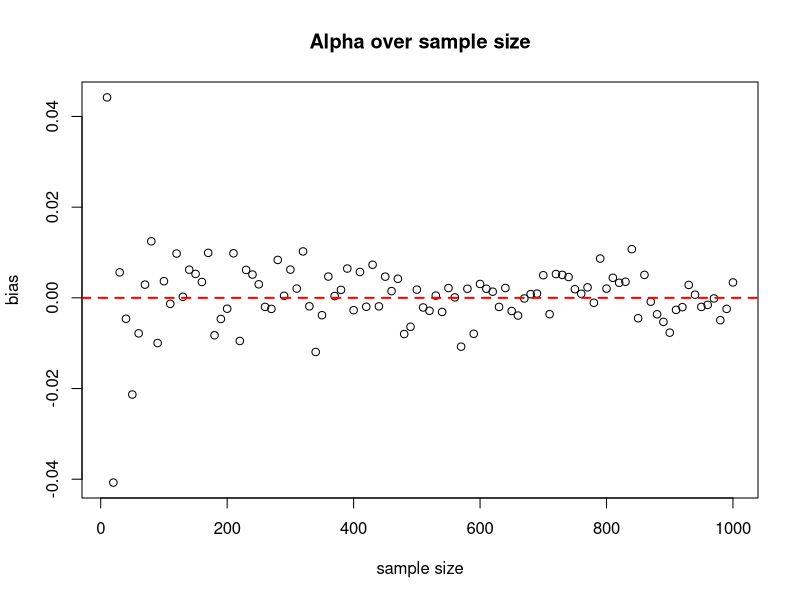
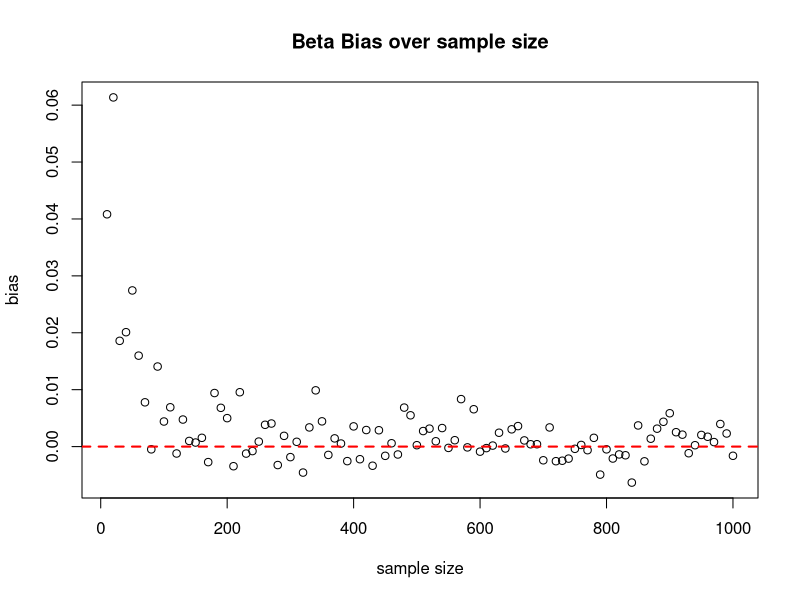
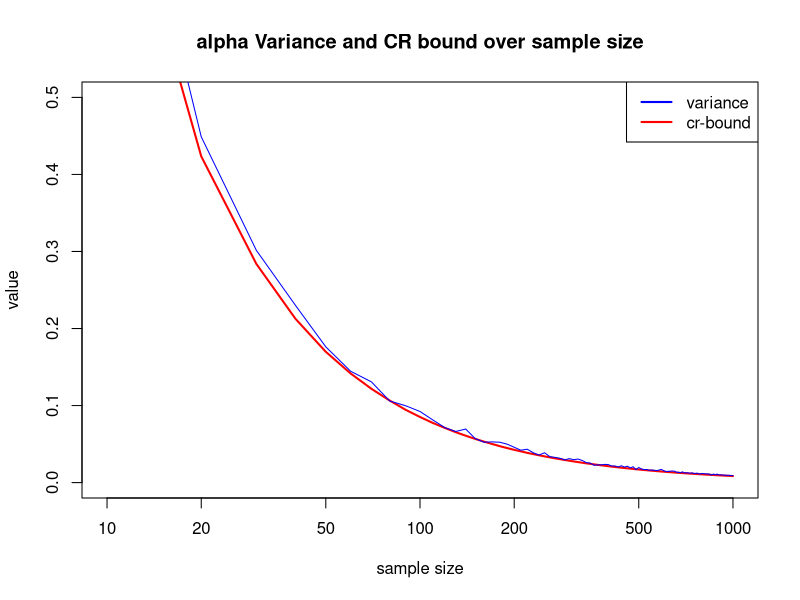
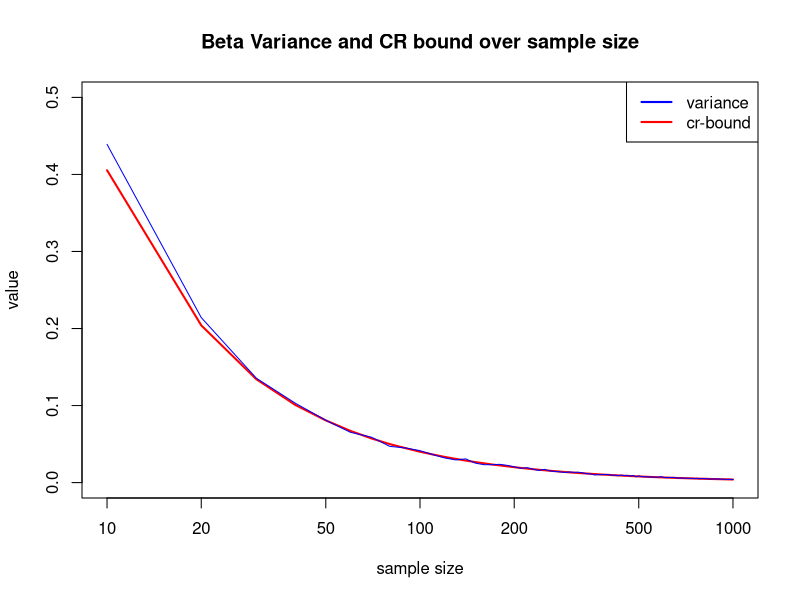
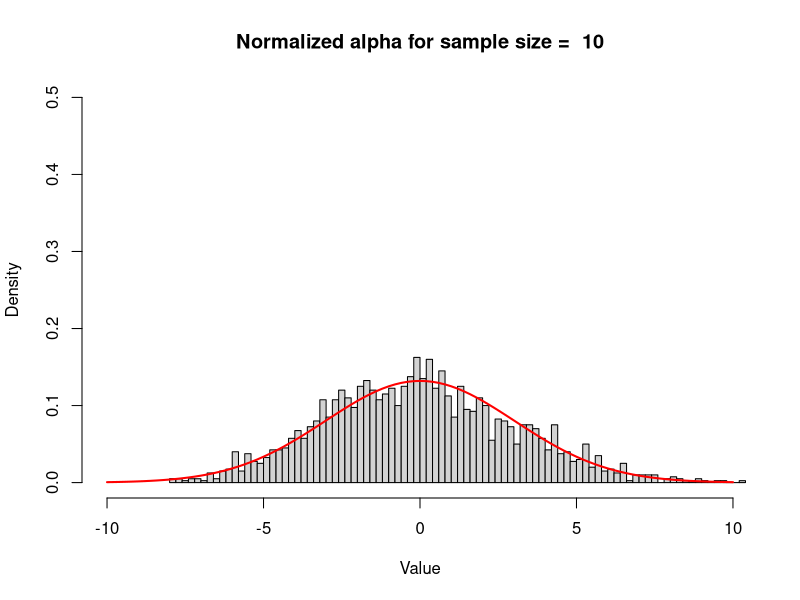
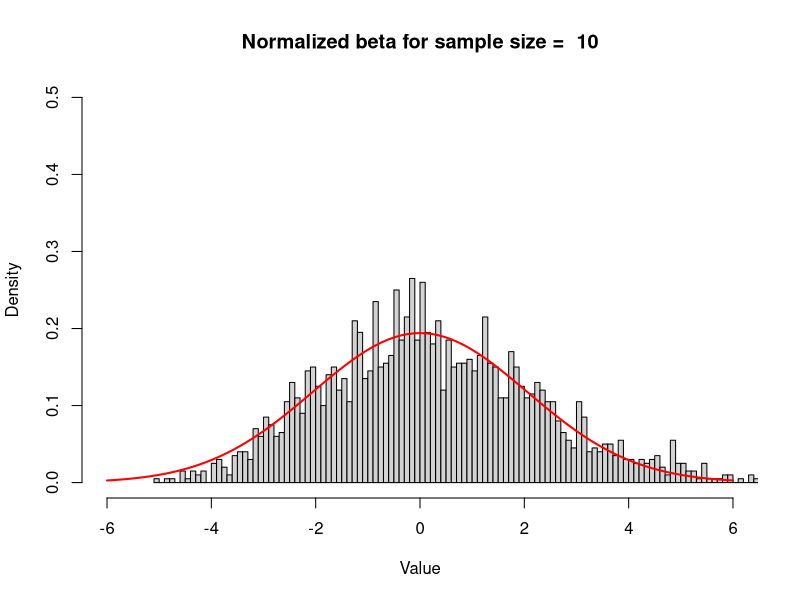
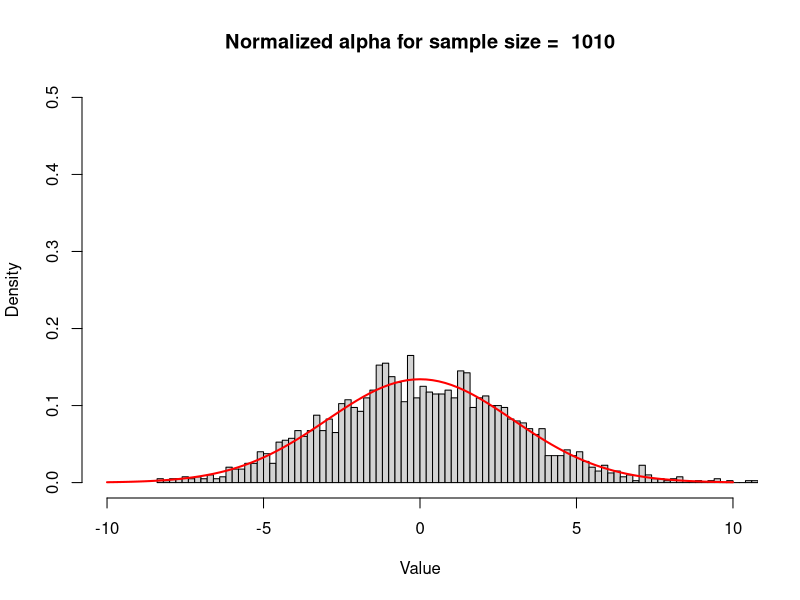
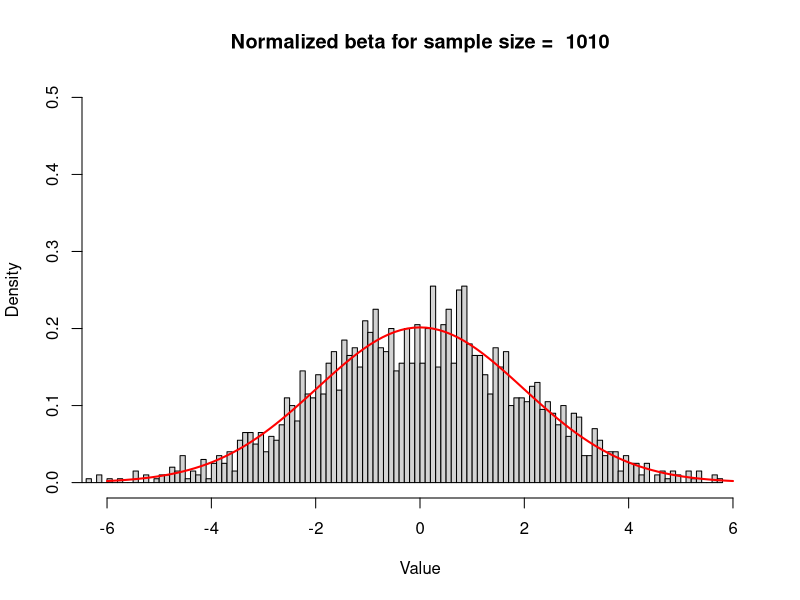

Write R code to recreate these figures, in order.
#### set params of experiment
set.seed(2137)
alpha <- 9
beta <- 6
start <- 10
step <- 10
no_of_steps <- 100
no_of_simulations_in_single_step <- 1000


#### simualte alpha and beta parameters
simulate_bias_and_variance <- function(alpha, beta, sample_size){
  
  # 1. calculate maximum likelihood estimator
  # according to wikipedia estimator of alpha = sample_mean of x * beta
  alpha_estimators = c()
  beta_estimators = c()
  for (i in 1:no_of_simulations_in_single_step){
    random_sample <- rgamma(sample_size, shape=alpha, rate=beta)

    alpha_estimator <- mean(random_sample) * beta
    alpha_estimators <- c(alpha_estimators, alpha_estimator)
    
    beta_estimator <- alpha / mean(random_sample) 
    beta_estimators <- c(beta_estimators, beta_estimator)
  }
  final_alpha_est <- mean(alpha_estimators)
  final_beta_est <- mean(beta_estimators)
  
  # 2. calculate biases
  alpha_bias <- final_alpha_est - alpha
  beta_bias <- final_beta_est - beta
  
  # 3. calculate cr bound
  fisher_inf_alpha <- trigamma(final_alpha_est)
  cr_bound_alpha <- 1 / (sample_size * fisher_inf_alpha)
  
  fisher_inf_beta <- alpha / final_beta_est^2
  cr_bound_beta <- 1 / (sample_size * fisher_inf_beta)
  
  # 4. calculate variance
  variance_alpha <- mean((alpha_estimators - alpha)^2)
  variance_beta <- mean((beta_estimators - beta)^2)
  
  return (c(sample_size, final_alpha_est, final_beta_est, alpha_bias, beta_bias, variance_alpha, variance_beta, cr_bound_alpha, cr_bound_beta))
}

column_names <- c("sample_size", 'final_alpha_est', 'final_beta_est', 'alpha_bias', 'beta_bias', 'variance_alpha', 'variance_beta', 'cr_bound_alpha', 'cr_bound_beta')
results <- data.frame(matrix(ncol = length(column_names), nrow = 0))
colnames(results) <- column_names

for (i in 1:no_of_steps){
  sample_size <- start + step * (i-1)
  result <- simulate_bias_and_variance(alpha, beta, sample_size)

  result <- as.data.frame(t(result))
  colnames(result) <- column_names
  results <- rbind(results, result)
}

# plot bias
plot(results$alpha_bias ~ results$sample_size,
    main = 'Alpha over sample size', xlab = 'sample size', ylab = 'bias')
abline(h = 0, col = 'red', lty=2, lwd=2)

plot(results$beta_bias ~ results$sample_size,
     main = 'Beta Bias over sample size', xlab = 'sample size', ylab = 'bias')
abline(h = 0, col = 'red', lty=2, lwd=2)

# plot cr-bound and variance
plot(
  results$cr_bound_alpha ~ results$sample_size,
  main = 'alpha Variance and CR bound over sample size',
  xlab = 'sample size', ylab = 'value',
  type = 'l', col = 'red', lwd = 2, ylim=c(0, 0.5), log = 'x'
)
lines(results$sample_size, results$variance_alpha, col='blue', lwd = 1)
legend(
  x = 'topright', c('variance', 'cr-bound'), col = c('blue', 'red'),
  lty=c(1, 1), lwd = 2
)

plot(
  results$cr_bound_beta ~ results$sample_size,
  main = 'Beta Variance and CR bound over sample size',
  xlab = 'sample size', ylab = 'value',
  type = 'l', col = 'red', lwd = 2, ylim=c(0, 0.5), log = 'x'
)
lines(results$sample_size, results$variance_beta, col='blue', lwd = 1)
legend(
  x = 'topright', c('variance', 'cr-bound'), col = c('blue', 'red'),
  lty=c(1, 1), lwd = 2
)


#### simualte estimators normality
simulate_normality <- function(alpha, beta, number_of_estimators, sample_size){
  
  alpha_estimators = c()
  beta_estimators = c()
  for (i in 1:number_of_estimators){
    random_sample <- rgamma(sample_size, shape=alpha, rate=beta)
    
    alpha_estimator <- mean(random_sample) * beta
    alpha_estimators <- c(alpha_estimators, alpha_estimator)
    
    beta_estimator <- alpha / mean(random_sample) 
    beta_estimators <- c(beta_estimators, beta_estimator)
  }
  
  
  norm_alpha_test = ks.test(alpha_estimators, "pnorm", mean=mean(alpha_estimators), sd=sd(alpha_estimators))  
  
  norm_beta_test = ks.test(beta_estimators, "pnorm", mean=mean(beta_estimators), sd=sd(beta_estimators))  
  
  
  normalized_alpha <- sqrt(sample_size) * (alpha_estimators - alpha)
  hist(normalized_alpha, prob=TRUE, xlab="Value", main=paste('Normalized alpha for sample size = ', as.character(sample_size)), xlim=c(-10,10), ylim=c(0, 0.5), breaks = 100)
  curve(dnorm(x, mean=0, sd=sd(normalized_alpha)), add=TRUE, col = 'red', lwd = 2)

  normalized_beta <- sqrt(sample_size) * (beta_estimators - beta)
  hist(normalized_beta, prob=TRUE, xlab="Value", main=paste('Normalized beta for sample size = ', as.character(sample_size)), xlim=c(-6,6), ylim=c(0, 0.5), breaks = 100)
  curve(dnorm(x, mean=0, sd=sd(normalized_beta)), add=TRUE, col = 'red', lwd = 2)
  
  return (c(number_of_estimators, sample_size, norm_alpha_test$p.value, norm_beta_test$p.value, norm_alpha_test$statistic, norm_beta_test$statistic))
}

column_names <- c("number_of_estimators", "sample_size", "normality_pvalue_alpha", "normality_pvalue_beta")
results <- data.frame(matrix(ncol = length(column_names), nrow = 0))
colnames(results) <- column_names

start <- 10
step <- 1000
no_of_steps <- 3

for (i in 1:no_of_steps){
  sample_size <- start + step * (i-1)
  result <- simulate_normality(alpha, beta, number_of_estimators=2000, sample_size=sample_size)
  
  result <- as.data.frame(t(result))
  colnames(result) <- column_names
  results <- rbind(results, result)
}

plot(
  results$normality_pvalue_alpha ~ results$sample_size, 
  main = 'alpha normality (p > 0.05 signifies normality)', 
  xlab = 'sample size', ylab = 'Kolmogorov-Smirnov test p-value', 
  type = 'l', col = 'red', lwd = 2, ylim=c(0, 1),
)

abline(h = 0.05, col="blue")

plot(
  results$normality_pvalue_beta ~ results$sample_size, 
  main = 'beta normality (p > 0.05 signifies normality)', 
  xlab = 'sample size', ylab = 'Kolmogorov-Smirnov test p-value', 
  type = 'l', col = 'red', lwd = 2, ylim=c(0, 1),
)
abline(h = 0.05, col="blue")